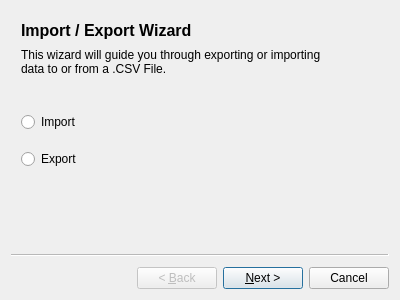
<?xml version="1.0" encoding="UTF-8"?>
<ui version="4.0">
 <class>IEWizard</class>
 <widget class="QWizard" name="IEWizard">
  <property name="geometry">
   <rect>
    <x>0</x>
    <y>0</y>
    <width>400</width>
    <height>300</height>
   </rect>
  </property>
  <property name="windowTitle">
   <string>Wizard</string>
  </property>
  <widget class="QWizardPage" name="wizardPage1">
   <widget class="QWidget" name="verticalLayoutWidget">
    <property name="geometry">
     <rect>
      <x>10</x>
      <y>90</y>
      <width>160</width>
      <height>80</height>
     </rect>
    </property>
    <layout class="QVBoxLayout" name="verticalLayout">
     <item>
      <widget class="QRadioButton" name="radioButton">
       <property name="text">
        <string>Import</string>
       </property>
      </widget>
     </item>
     <item>
      <widget class="QRadioButton" name="radioButton_2">
       <property name="text">
        <string>Export</string>
       </property>
      </widget>
     </item>
    </layout>
   </widget>
   <widget class="QLabel" name="label">
    <property name="geometry">
     <rect>
      <x>10</x>
      <y>10</y>
      <width>211</width>
      <height>18</height>
     </rect>
    </property>
    <property name="font">
     <font>
      <pointsize>12</pointsize>
      <bold>true</bold>
     </font>
    </property>
    <property name="text">
     <string>Import / Export Wizard</string>
    </property>
   </widget>
   <widget class="QLabel" name="label_2">
    <property name="geometry">
     <rect>
      <x>10</x>
      <y>30</y>
      <width>301</width>
      <height>41</height>
     </rect>
    </property>
    <property name="text">
     <string>This wizard will guide you through exporting or importing data to or from a .CSV File.</string>
    </property>
    <property name="wordWrap">
     <bool>true</bool>
    </property>
   </widget>
  </widget>
  <widget class="QWizardPage" name="wizardPage2"/>
 </widget>
 <resources/>
 <connections/>
</ui>
